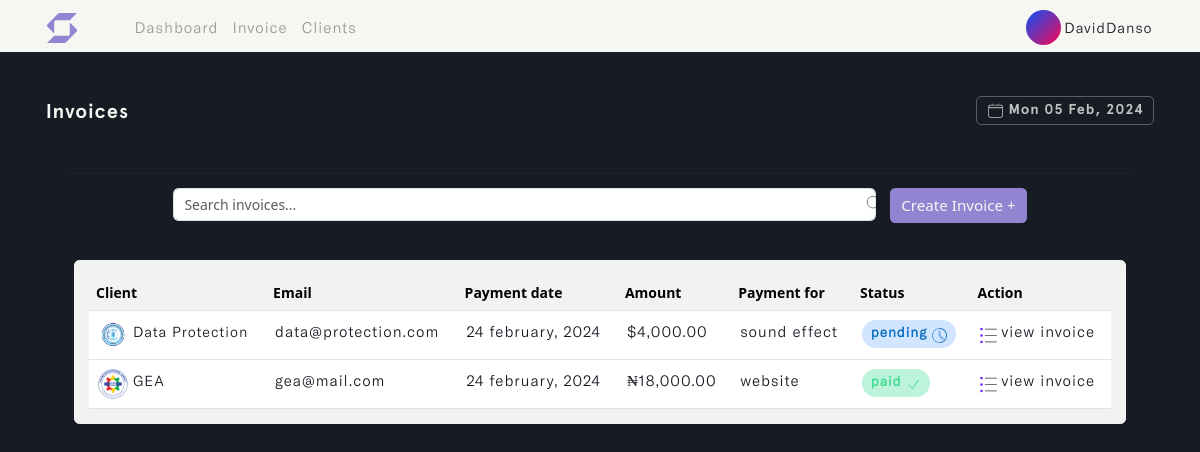
/invoice (signed in), run on an earlier commit of the app's database.
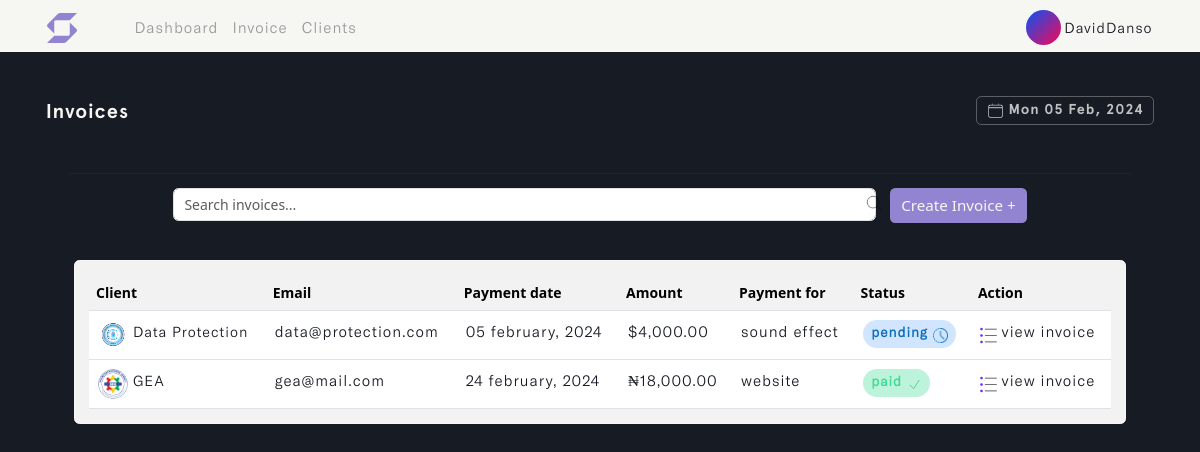
And on a later commit of the database.
### invoice/models.py (models this page shows, shortened)
class Invoice(models.Model):
    STATUS = (
        ('Pending', 'Pending'),
        ('Paid', 'Paid')
    )
    CURRENCY = (
        ('USD', 'USD'),
        ('GHS', 'GHS'),
        ('GBP', 'GBP'),
        ('EUR', 'EUR'),
        ('NGN', 'NGN'),
    )
    account_owner = models.ForeignKey(Profile, on_delete=models.CASCADE)
    project_name = models.CharField(max_length=255)
    project_duration = models.CharField(max_length=50)
    client_name = models.ForeignKey(Client, on_delete=models.CASCADE, to_field='name', related_name='invoice',
                                    help_text='Select a client for this entry.')
    invoice_status = models.CharField(max_length=200, choices=STATUS)
    payment_date = models.DateField(max_length=200, null=True)
    currency = models.CharField(max_length=200, choices=CURRENCY)
    invoice_image = models.ImageField(null=True, blank=True, upload_to='invoice_image/', default='invoice.png')
    client_note = models.TextField(max_length=100000, null=True, blank=True)
    total = models.IntegerField(default=0, null=True, blank=True)
    updated_time_stamp = models.DateTimeField(auto_now=True)
    created_time_stamp = models.DateTimeField(auto_now_add=True)
    id = models.UUIDField(default=uuid.uuid4, primary_key=True, unique=True, editable=False)
    class Meta:
        ordering = ['-updated_time_stamp']

class Client(models.Model):
    account_owner = models.ForeignKey(Profile, on_delete=models.CASCADE)
    name = models.CharField(max_length=50, unique=True)
    address = models.CharField(max_length=255, default='...')
    country = models.CharField(max_length=50)
    email = models.EmailField(max_length=100, unique=True, default='...')
    phone_number = models.IntegerField(null=True, blank=True, default='(xxx)xxx-xxxx')
    city_state = models.CharField(max_length=50)
    postal_code = models.CharField(max_length=30, default='...')
    client_avatar = models.ImageField(null=True, blank=True, upload_to='client_avatar/', default='emil-kowalski.png')
    updated_time_stamp = models.DateTimeField(auto_now=True)
    created_time_stamp = models.DateTimeField(auto_now_add=True)
    id = models.UUIDField(default=uuid.uuid4, primary_key=True, unique=True, editable=False)
    @property
    def imageURL(self):
        try:
            url = self.client_avatar.url
        except:
            url = ''
        return url
    class Meta:
        ordering = ['-updated_time_stamp']
    def __str__(self):
        return self.name

### invoice/views.py (the view, shortened to what this page needs)
# urls.py: path('invoice', views.create_invoice, name='invoice'),
@login_required(login_url='login')
def create_invoice(request):
    profile = request.user.profile
    invoices = profile.invoice_set.all()
    custom_range, invoices = paginateInvoice(request, 5, invoices)
    form = InvoiceCreationForm(request.user, request.POST, request.FILES if request.method == "POST" else None)
    context = {'form': form, 'invoices': invoices,
               'custom_range': custom_range}
    return render(request, 'invoice/invoice.html', context)

### invoice/forms.py
class InvoiceCreationForm(ModelForm):
    payment_date = forms.DateField(widget=DateInput)
    class Meta:
        model = Invoice
        fields = ['project_name', 'project_duration', 'client_name',
                  'invoice_status', 'payment_date', 'currency', 'invoice_image',
                  'client_note']
    def __init__(self, user, *args, **kwargs):
        super(InvoiceCreationForm, self).__init__(*args, **kwargs)
        self.fields['invoice_status'].widget.choices = [('', 'Choose status')] + list(self.fields['invoice_status'].widget.choices)
        self.fields['currency'].widget.choices = [('', 'Choose currency')] + list(self.fields['currency'].widget.choices)
        self.fields['client_name'].queryset = Client.objects.filter(account_owner=user.profile)
        self.fields['currency'].widget.attrs.update({'id': 'currency_field'})
        for name, field in self.fields.items():
            field.widget.attrs.update({'class': 'input form-control'})

### user/models.py (called while the page is built)
    def __str__(self):
        return self.name

### invoice/templates/invoice/invoice.html (shortened to what this page needs)
{% load static %}
<!DOCTYPE html>
<html lang="en" class="js has-scroll-init has-scroll-smooth">
  <head>
    <link rel="stylesheet" href="{% static '/css/bootstrap.min.css' %}" />
    <link rel="stylesheet" href="{% static '/css/invoice.css' %}" />
  </head>
  <body
    id="pageTop"
    class="page-content"
    data-spy="scroll"
    data-target="#mainNav"
  >
    {% include 'invoice/nav.html' %}
    <main>
      <div data-scroll class="page page--layout-2" id="main">
        {% if invoices %}
        <div id="hero">
          <div class="container-fluid">
            <div class="hero-intro">
              <p>
                Invoices
                <span class="badge">
                  <img
                    src="{% static '/images/calendar.png' %}"
                    class="img-fluid calender-img"
                    alt="calender-img"
                  />
                  {% now "D d M, Y" %}
                </span>
              </p>
            </div>
          </div>
        </div>
        <div id="search">
          <div class="container-fluid">
            <div class="search-intro">
              <hr />
              <div class="row g-3 d-flex justify-content-center">
                <div class="col-md-8">
                  <img
                    src="{% static '/images/magnifying-glass.png' %}"
                    class="img-fluid search--img"
                    alt="search--img"
                  />
                  <input
                    type="text"
                    class="form-control live-search-box"
                    placeholder="Search invoices..."
                  />
                </div>
                <div class="col-auto">
                  <button
                    type="submit"
                    class="btn mb-3 invoice--btn"
                    data-bs-toggle="offcanvas"
                    data-bs-target="#offcanvasRight"
                    aria-controls="offcanvasRight"
                  >
                    Create Invoice +
                  </button>
                </div>
              </div>
            </div>
          </div>
        </div>
        {% include 'invoice/desktop-table.html' %}
        {% endif %}
      </div>
    </main>
  </body>
</html>

### invoice/templates/invoice/desktop-table.html (shortened to what this page needs)
{% load static %}
{% load humanize %}
<div id="desktop-table" class="live-search-list">
  <div class="container">
    <div class="desktop-table-intro">
      <div class="card">
        <div class="card-body">
          <table class="table table-hover" id="invoice_table">
            <thead>
              <tr>
                <th scope="col">Client</th>
                <th scope="col">Email</th>
                <th scope="col">Payment date</th>
                <th scope="col">Amount</th>
                <th scope="col">Payment for</th>
                <th scope="col">Status</th>
                <th scope="col">Action</th>
              </tr>
            </thead>
            <tbody>
              {% for invoice in invoices %}
              <tr id="search_invoice">
                <td id="client_name">
                  <img
                    src="{{invoice.client_name.imageURL}}"
                    class="img-fluid rounded-circle"
                    id="avatar-img"
                    alt="avatar-img"
                  />
                  {{invoice.client_name}}
                </td>
                <td>{{invoice.client_name.email | truncatechars:25}}</td>
                <td>{{invoice.payment_date|date:"d F, Y"}}</td>
                <td>
                  {% if invoice.currency == "GHS" %}
                  ¢{{ invoice.total|floatformat:2|intcomma }}
                  {% elif invoice.currency == "USD" %}
                  ${{ invoice.total|floatformat:2|intcomma }}
                  {% elif invoice.currency == "GBP" %}
                  £{{ invoice.total|floatformat:2|intcomma }}
                  {% elif invoice.currency == "EUR" %}
                  €{{ invoice.total|floatformat:2|intcomma }}
                  {% elif invoice.currency == "NGN" %}
                  ₦{{ invoice.total|floatformat:2|intcomma }}
                  {% endif %}
                </td>
                <td>{{invoice.project_name | truncatechars:17}}</td>
                {% if invoice.invoice_status == 'Pending' %}
                <td id="unpaid_status">
                  <span class="badge">
                    {{invoice.invoice_status}}
                    <img
                      src="{% static '/images/clock.png' %}"
                      class="img-fluid"
                      id="clock-img"
                      alt="clock-img"
                    />
                  </span>
                </td>
                {% else %}
                <td id="paid_status">
                  <span class="badge">
                    {{invoice.invoice_status}}
                    <img
                      src="{% static '/images/paid-icon.svg' %}"
                      class="img-fluid"
                      id="clock-img"
                      alt="clock-img"
                    />
                  </span>
                </td>
                {% endif %}
                <td>
                  <a href="{% url 'invoice-details' invoice.id %}">
                    <img
                      src="{% static '/images/list.png' %}"
                      class="img-fluid"
                      id="open_invoice-link"
                      alt="open_invoice-link"
                    />
                    view Invoice
                  </a>
                </td>
              </tr>
              {% endfor %}
            </tbody>
          </table>
        </div>
      </div>
    </div>
  </div>
</div>

What changed in the data, as far as the page shows it:
changed Invoice "sound effect": payment_date "24 february, 2024" → "05 february, 2024"
